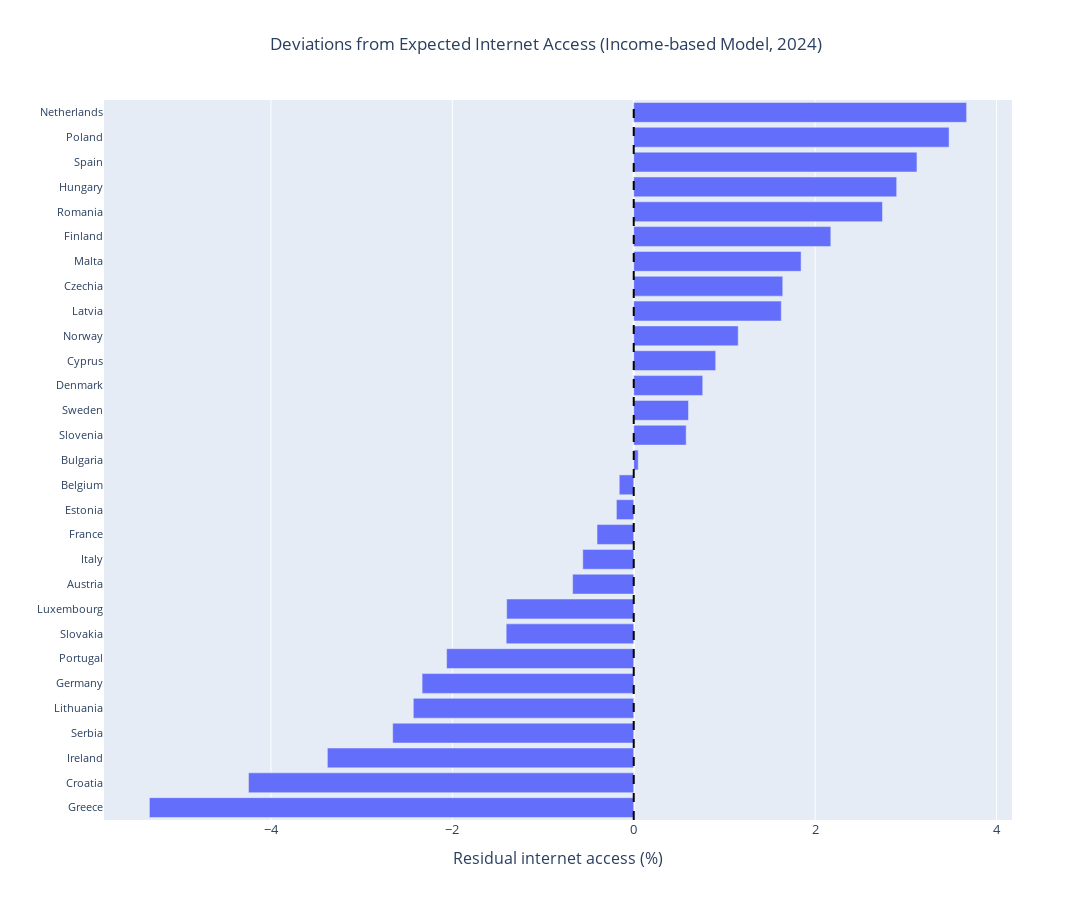

The code cell stored with this chart in its notebook:
### Code cell
import plotly.express as px

# Sort by residual
residual_sorted = residual_df.sort_values("residual")

fig = px.bar(
    residual_sorted,
    x="residual",
    y="country",
    orientation="h",
    labels={
        "residual": "Residual internet access (%)",
        "country": ""
    },
    title="Deviations from Expected Internet Access (Income-based Model, 2024)"
)

# Zero reference line
fig.add_vline(
    x=0,
    line_dash="dash",
    line_color="black"
)

fig.update_layout(
    title={"x": 0.5},
    width=1200,
    height=900,
    xaxis=dict(
        title_font=dict(size=16),
        tickfont=dict(size=13)
    ),
    yaxis=dict(
        tickfont=dict(size=11)
    )
)

# Save figure
fig.write_image(
    "outputs/figures/internet_access_residuals_2024.png",
    width=1200,
    height=900,
    scale=2
)

fig.show()

### Figure 1 — Plotly figure (JSON) as saved in the notebook; plotly's stock layout.template omitted (floating-point values rounded to 4 significant figures)
{"data": [{"hovertemplate": "Residual internet access (%)=%{x}<br>=%{y}<extra></extra>", "legendgroup": "", "marker": {"color": "#636efa", "pattern": {"shape": ""}}, "name": "", "orientation": "h", "showlegend": false, "textposition": "auto", "type": "bar", "x": [-5.34, -4.248, -3.378, -2.658, -2.431, -2.334, -2.063, -1.406, -1.401, -0.6739, -0.5617, -0.4047, -0.1909, -0.1598, 0.04966, 0.5783, 0.6039, 0.7609, 0.9038, 1.152, 1.627, 1.643, 1.845, 2.173, 2.743, 2.899, 3.123, 3.477, 3.67], "xaxis": "x", "y": ["Greece", "Croatia", "Ireland", "Serbia", "Lithuania", "Germany", "Portugal", "Slovakia", "Luxembourg", "Austria", "Italy", "France", "Estonia", "Belgium", "Bulgaria", "Slovenia", "Sweden", "Denmark", "Cyprus", "Norway", "Latvia", "Czechia", "Malta", "Finland", "Romania", "Hungary", "Spain", "Poland", "Netherlands"], "yaxis": "y"}], "layout": {"barmode": "relative", "height": 900, "legend": {"tracegroupgap": 0}, "shapes": [{"line": {"color": "black", "dash": "dash"}, "type": "line", "x0": 0, "x1": 0, "xref": "x", "y0": 0, "y1": 1, "yref": "y domain"}], "title": {"text": "Deviations from Expected Internet Access (Income-based Model, 2024)", "x": 0.5}, "width": 1200, "xaxis": {"anchor": "y", "autorange": true, "domain": [0, 1], "range": [-5.841, 4.171], "tickfont": {"size": 13}, "title": {"font": {"size": 16}, "text": "Residual internet access (%)"}, "type": "linear"}, "yaxis": {"anchor": "x", "autorange": true, "domain": [0, 1], "range": [-0.5, 28.5], "tickfont": {"size": 11}, "title": {"text": ""}, "type": "category"}}}
